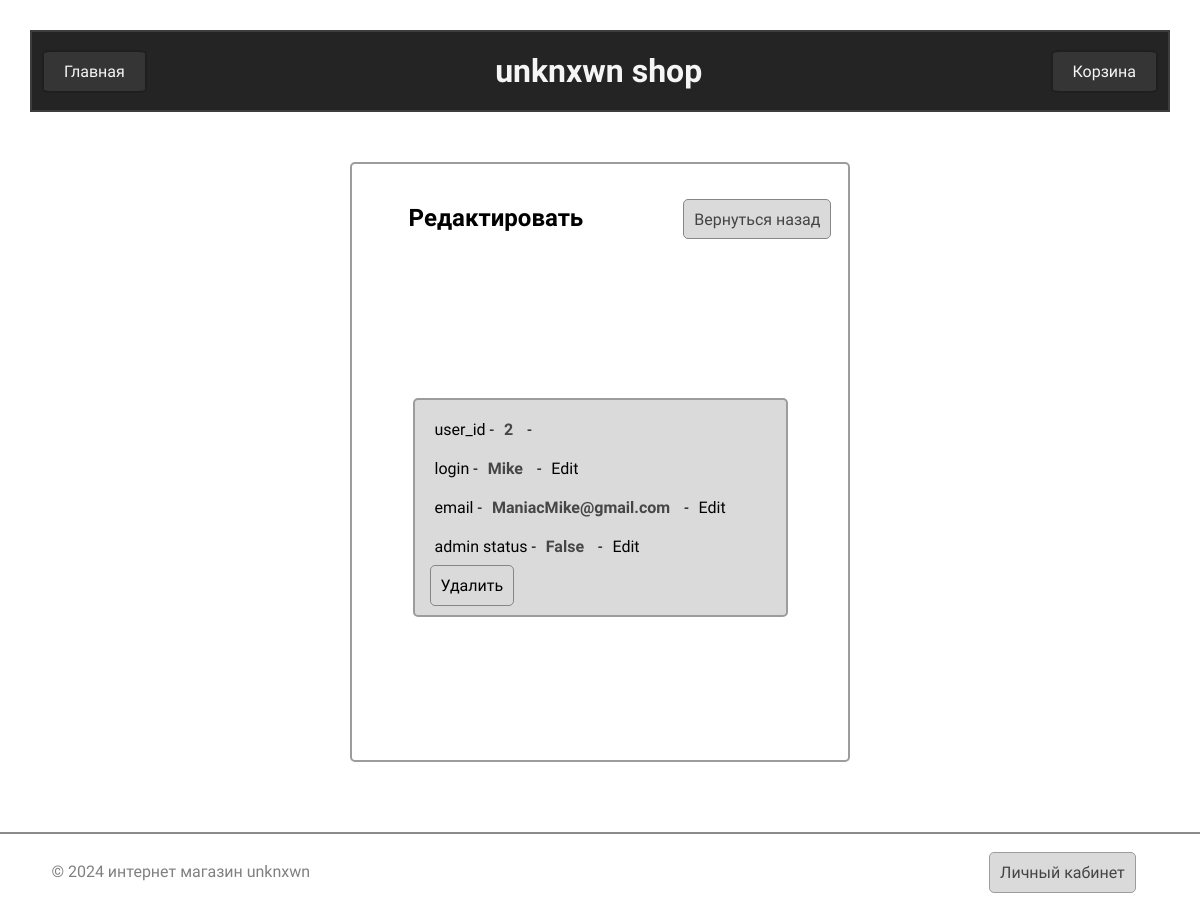
Screenshot of /users/2/edit (signed in) with the database file from the repository.
### models.py (models this page shows, shortened)
class User (db.Model, UserMixin):
    id = db.Column(db.Integer, primary_key=True)
    login = db.Column(db.String(128), nullable=False, unique=True)
    password = db.Column(db.String(255), nullable=False)
    email = db.Column(db.String(255), nullable=False)
    admin = db.Column(db.Boolean, nullable=False, default=False)

### routes.py (the view)
@app.route('/users/<int:id>/edit', methods=["GET", "POST"])
@login_required
def edituser(id):
    user = User.query.get_or_404(id)
    if current_user.admin == False:
        return 'Sorry, you have not special access for that page'
    else:
        return render_template('date_edit/edituser.html', user=user)

### __init__.py (called while the page is built)
@app.before_request
def create_tables():
     db.create_all()

### models.py (called while the page is built)
@manager.user_loader
def load_user(id):
    return User.query.get(id)

### routes.py (called while the page is built)
@app.after_request
def redirect_to_signin(response):
    if response.status_code == 401:
        return redirect(url_for('login') + '?next=' + request.url)
    return response

### templates/date_edit/edituser.html (shortened to what this page needs)
{% extends "base.html" %}
{% block content %}
<div class="container_auth box_update_bd">
    <h2 class="authnamecon newnameicobd usbd">Редактировать</h2>
    <a href="{{ url_for('users') }}" class="auth-register-btn chbtn">Вернуться назад</a>
    <div class="bd_box_of_goods">
        {% if user %}
        <div class="goods">
            <p>user_id -<strong>{{ user.id }}</strong> -</p>
            <p>login -<strong>{{ user.login }}</strong> -<a class="edituserbtn" href="/users/{{ user.id }}/edit/login">Edit</a></p>
            <p>email -<strong>{{ user.email }}</strong> -<a class="edituserbtn" href="/users/{{ user.id }}/edit/email">Edit</a></p>
            <p>admin status -<strong>{{ user.admin }}</strong> -<a class="edituserbtn" href="/users/{{ user.id }}/edit/status">Edit</a></p>
            <p><a href="/users/{{ user.id }}/delete" class="completebtn">Удалить</a></p>
        </div>
        {% else %}
            <div class="goods goodscenter">
                <p>Произошла ошибка :(</p>
            </div>
        {% endif %}
    </div>
</div>
<div class="section-separator-figure"></div>
{% endblock content %}

### static/style.css (style rules this page uses)
* { margin: 0; box-sizing: border-box; font-family: 'Ubuntu', sans-serif; padding: 10px; }
h1, h2 { text-align: center; }
a { text-decoration: none; }
.section-separator-figure { position: absolute; right: 0; width: 100%; border: 1px solid rgb(139, 139, 139); padding: 0; }
.container_auth { margin-top: 50px; margin-left: auto; margin-right: auto; display: flex; flex-wrap: wrap; justify-content: center; width: 500px; height: 600px; border: 2px solid rgb(156, 156, 156); border-radius: 5px; overflow:hidden; margin-bottom: 70px; }
.container_auth .authnamecon { margin-left: -130px; height: 40px; margin-top: 20px; }
.auth-register-btn { position: relative; left: 120px; top: 25px; height: 40px; color: rgb(68, 68, 68); border: 1px solid rgb(134, 134, 134); border-radius: 5px; background-color: rgb(218, 218, 218); }
.bd_box_of_goods .goods { border: 2px solid rgb(156, 156, 156); border-radius: 5px; background-color: rgb(218, 218, 218); margin-top: 30px; width: 375px; }
.box_update_bd { overflow-y: scroll; }
.newnameicobd { margin-right: -20px; }
.completebtn { border: 1px solid rgb(134, 134, 134); border-radius: 5px; background-color: rgb(218, 218, 218); color: black; position: relative; right: 5px; }
.chbtn { margin-right: -40px; margin-left: -10px; }
p strong { color: rgb(70, 70, 70) }
.edituserbtn { color: black; }

### rows the page displays
User: id "2", login "Mike", email "ManiacMike@gmail.com", admin "False"
